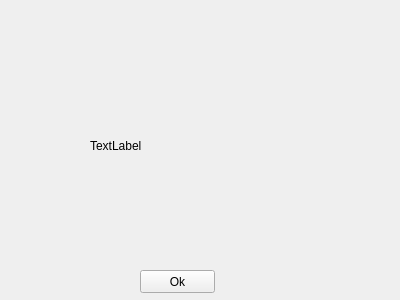
<?xml version="1.0" encoding="UTF-8"?>
<ui version="4.0">
 <class>Form</class>
 <widget class="QWidget" name="Form">
  <property name="geometry">
   <rect>
    <x>0</x>
    <y>0</y>
    <width>400</width>
    <height>300</height>
   </rect>
  </property>
  <property name="windowTitle">
   <string>Form</string>
  </property>
  <widget class="QLabel" name="label">
   <property name="geometry">
    <rect>
     <x>90</x>
     <y>50</y>
     <width>181</width>
     <height>191</height>
    </rect>
   </property>
   <property name="text">
    <string>TextLabel</string>
   </property>
  </widget>
  <widget class="QPushButton" name="btn">
   <property name="geometry">
    <rect>
     <x>140</x>
     <y>270</y>
     <width>75</width>
     <height>23</height>
    </rect>
   </property>
   <property name="text">
    <string>Ok</string>
   </property>
  </widget>
 </widget>
 <resources/>
 <connections/>
</ui>
